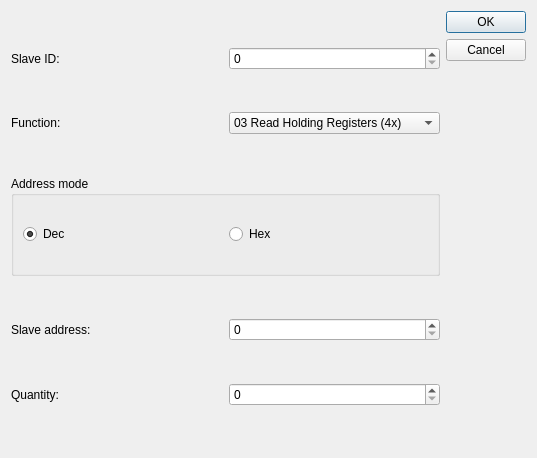
<?xml version="1.0" encoding="UTF-8"?>
<ui version="4.0">
 <class>SlaveSettingsDialog</class>
 <widget class="QDialog" name="SlaveSettingsDialog">
  <property name="geometry">
   <rect>
    <x>0</x>
    <y>0</y>
    <width>537</width>
    <height>458</height>
   </rect>
  </property>
  <property name="windowTitle">
   <string>Modbus JC - Slave settings</string>
  </property>
  <layout class="QVBoxLayout" name="verticalLayout_2">
   <item>
    <layout class="QHBoxLayout" name="horizontalLayout_6">
     <item>
      <layout class="QVBoxLayout" name="verticalLayout">
       <item>
        <layout class="QHBoxLayout" name="horizontalLayout">
         <item>
          <widget class="QLabel" name="label">
           <property name="text">
            <string>Slave ID:</string>
           </property>
          </widget>
         </item>
         <item>
          <widget class="QSpinBox" name="slaveIdInput"/>
         </item>
        </layout>
       </item>
       <item>
        <layout class="QHBoxLayout" name="horizontalLayout_2">
         <item>
          <widget class="QLabel" name="label_2">
           <property name="text">
            <string>Function:</string>
           </property>
          </widget>
         </item>
         <item>
          <widget class="QComboBox" name="functionCmb">
           <item>
            <property name="text">
             <string>03 Read Holding Registers (4x)</string>
            </property>
           </item>
          </widget>
         </item>
        </layout>
       </item>
       <item>
        <widget class="QGroupBox" name="groupBox">
         <property name="maximumSize">
          <size>
           <width>16777215</width>
           <height>100</height>
          </size>
         </property>
         <property name="title">
          <string>Address mode</string>
         </property>
         <layout class="QVBoxLayout" name="verticalLayout_3">
          <item>
           <layout class="QHBoxLayout" name="horizontalLayout_3">
            <item>
             <widget class="QRadioButton" name="radioButton">
              <property name="text">
               <string>Dec</string>
              </property>
              <property name="checked">
               <bool>true</bool>
              </property>
             </widget>
            </item>
            <item>
             <widget class="QRadioButton" name="radioButton_2">
              <property name="text">
               <string>Hex</string>
              </property>
             </widget>
            </item>
           </layout>
          </item>
         </layout>
        </widget>
       </item>
       <item>
        <layout class="QHBoxLayout" name="horizontalLayout_4">
         <item>
          <widget class="QLabel" name="label_3">
           <property name="text">
            <string>Slave address:</string>
           </property>
          </widget>
         </item>
         <item>
          <widget class="QSpinBox" name="slaveAddressInput"/>
         </item>
        </layout>
       </item>
       <item>
        <layout class="QHBoxLayout" name="horizontalLayout_5">
         <item>
          <widget class="QLabel" name="label_4">
           <property name="text">
            <string>Quantity:</string>
           </property>
          </widget>
         </item>
         <item>
          <widget class="QSpinBox" name="quantityInput"/>
         </item>
        </layout>
       </item>
      </layout>
     </item>
     <item>
      <widget class="QDialogButtonBox" name="buttonBox">
       <property name="orientation">
        <enum>Qt::Vertical</enum>
       </property>
       <property name="standardButtons">
        <set>QDialogButtonBox::Cancel|QDialogButtonBox::Ok</set>
       </property>
      </widget>
     </item>
    </layout>
   </item>
  </layout>
 </widget>
 <resources/>
 <connections>
  <connection>
   <sender>buttonBox</sender>
   <signal>accepted()</signal>
   <receiver>SlaveSettingsDialog</receiver>
   <slot>accept()</slot>
   <hints>
    <hint type="sourcelabel">
     <x>248</x>
     <y>254</y>
    </hint>
    <hint type="destinationlabel">
     <x>157</x>
     <y>274</y>
    </hint>
   </hints>
  </connection>
  <connection>
   <sender>buttonBox</sender>
   <signal>rejected()</signal>
   <receiver>SlaveSettingsDialog</receiver>
   <slot>reject()</slot>
   <hints>
    <hint type="sourcelabel">
     <x>316</x>
     <y>260</y>
    </hint>
    <hint type="destinationlabel">
     <x>286</x>
     <y>274</y>
    </hint>
   </hints>
  </connection>
 </connections>
</ui>
